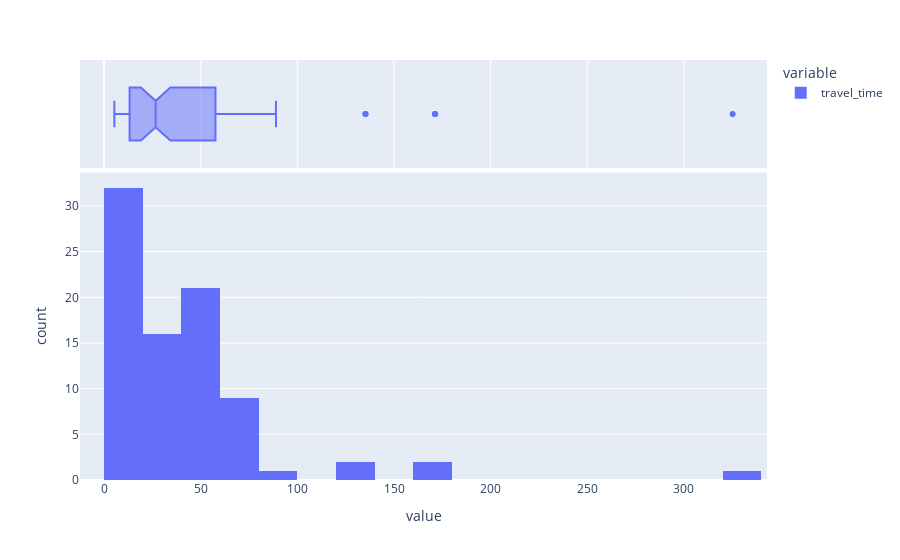

Notebook cell for this chart:
### Code cell
px.histogram(trips[(trips['idunplug_station'] == 10) & (trips['idplug_station'] == 10)]['travel_time'] / 60, marginal='box')

### Figure 1 — Plotly figure (JSON) as saved in the notebook; plotly's stock layout.template omitted (floating-point values rounded to 4 significant figures)
{"data": [{"alignmentgroup": "True", "bingroup": "x", "hovertemplate": "variable=travel_time<br>value=%{x}<br>count=%{y}<extra></extra>", "legendgroup": "travel_time", "marker": {"color": "#636efa"}, "name": "travel_time", "offsetgroup": "travel_time", "orientation": "v", "showlegend": true, "type": "histogram", "x": [8.233, 9.567, 50.9, 65.02, 88.92, 19.53, 12.62, 44.22, 60.93, 28.15, 24.38, 9.367, 12.42, 36.88, 42.23, 64.75, 171.1, 171.3, 51.35, 8.433, 19.53, 17.97, 5.3, 22.82, 36.57, 325.2, 24.8, 38.27, 46.48, 11.05, 9.55, 9.55, 25.17, 25.17, 135.2, 135.2, 56.3, 58.32, 70.55, 56.3, 58.32, 70.55, 15.18, 15.18, 7.667, 7.667, 22.28, 22.28, 13.18, 13.18, 43.25, 43.25, 16.85, 16.85, 22.93, 17.67, 67.48, 71.55, 58.63, 67.48, 71.55, 58.63, 48.28, 57.45, 54.63, 57.78, 48.28, 57.45, 54.63, 57.78, 29.73, 38.78, 12.1, 23.52, 11.28, 24.05, 16.45, 5.3, 8.433, 16.12, 12.23, 9.867, 10.68, 10.68], "xaxis": "x", "yaxis": "y"}, {"alignmentgroup": "True", "hovertemplate": "variable=travel_time<br>value=%{x}<extra></extra>", "legendgroup": "travel_time", "marker": {"color": "#636efa"}, "name": "travel_time", "notched": true, "offsetgroup": "travel_time", "showlegend": false, "type": "box", "x": [8.233, 9.567, 50.9, 65.02, 88.92, 19.53, 12.62, 44.22, 60.93, 28.15, 24.38, 9.367, 12.42, 36.88, 42.23, 64.75, 171.1, 171.3, 51.35, 8.433, 19.53, 17.97, 5.3, 22.82, 36.57, 325.2, 24.8, 38.27, 46.48, 11.05, 9.55, 9.55, 25.17, 25.17, 135.2, 135.2, 56.3, 58.32, 70.55, 56.3, 58.32, 70.55, 15.18, 15.18, 7.667, 7.667, 22.28, 22.28, 13.18, 13.18, 43.25, 43.25, 16.85, 16.85, 22.93, 17.67, 67.48, 71.55, 58.63, 67.48, 71.55, 58.63, 48.28, 57.45, 54.63, 57.78, 48.28, 57.45, 54.63, 57.78, 29.73, 38.78, 12.1, 23.52, 11.28, 24.05, 16.45, 5.3, 8.433, 16.12, 12.23, 9.867, 10.68, 10.68], "xaxis": "x2", "yaxis": "y2"}], "layout": {"barmode": "relative", "legend": {"title": {"text": "variable"}, "tracegroupgap": 0}, "margin": {"t": 60}, "xaxis": {"anchor": "y", "domain": [0, 1], "title": {"text": "value"}}, "xaxis2": {"anchor": "y2", "domain": [0, 1], "matches": "x", "showgrid": true, "showticklabels": false}, "yaxis": {"anchor": "x", "domain": [0, 0.7326], "title": {"text": "count"}}, "yaxis2": {"anchor": "x2", "domain": [0.7426, 1], "matches": "y2", "showgrid": false, "showline": false, "showticklabels": false, "ticks": ""}}}
